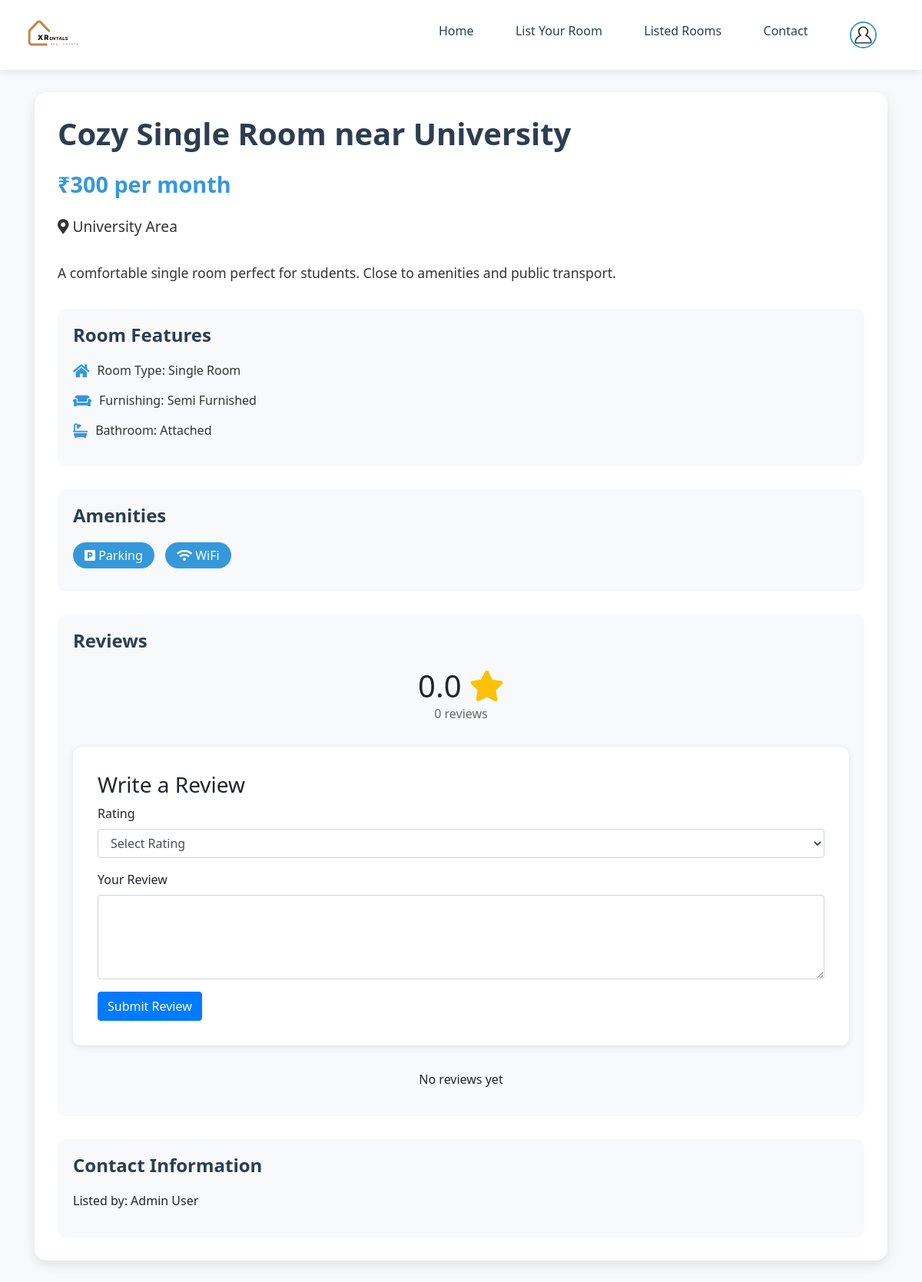
/room_details.php?id=1 (signed in), run on the app's committed database.
### tables this page shows
CREATE TABLE rooms (
    id INT PRIMARY KEY AUTO_INCREMENT,
    user_id INT NOT NULL,
    title VARCHAR(255) NOT NULL,
    description TEXT NOT NULL,
    price DECIMAL(10,2) NOT NULL,
    location VARCHAR(255) NOT NULL,
    room_type ENUM('Single Room', 'Double Room', 'Triple Room', '1BHK', '2BHK', '3BHK') NOT NULL,
    furnishing ENUM('Fully Furnished', 'Semi Furnished', 'Unfurnished') NOT NULL,
    bathroom_type ENUM('Attached', 'Common') NOT NULL,
    parking BOOLEAN DEFAULT FALSE,
    wifi BOOLEAN DEFAULT FALSE,
    air_conditioning BOOLEAN DEFAULT FALSE,
    balcony BOOLEAN DEFAULT FALSE,
    water_supply BOOLEAN DEFAULT FALSE,
    image_path VARCHAR(255),
    contact_phone VARCHAR(20),
    contact_email VARCHAR(100),
    contact_whatsapp VARCHAR(20),
    status ENUM('Available', 'Rented', 'Pending', 'Inactive') DEFAULT 'Available',
    created_at TIMESTAMP DEFAULT CURRENT_TIMESTAMP,
    updated_at TIMESTAMP DEFAULT CURRENT_TIMESTAMP ON UPDATE CURRENT_TIMESTAMP,
    FOREIGN KEY (user_id) REFERENCES users(id) ON DELETE CASCADE
);

CREATE TABLE users (
    id INT PRIMARY KEY AUTO_INCREMENT,
    username VARCHAR(50) NOT NULL UNIQUE,
    password VARCHAR(255) NOT NULL,
    email VARCHAR(100) NOT NULL UNIQUE,
    full_name VARCHAR(100),
    phone_number VARCHAR(20),
    profile_image VARCHAR(255),
    reset_token VARCHAR(255),
    reset_token_expires DATETIME,
    created_at TIMESTAMP DEFAULT CURRENT_TIMESTAMP,
    updated_at TIMESTAMP DEFAULT CURRENT_TIMESTAMP ON UPDATE CURRENT_TIMESTAMP
);

### room_details.php (the view, shortened to what this page needs)
<?php
require_once "config/database.php";
$room_id = $_GET["id"];
$room = null;
$error = "";
$sql = "SELECT r.*, u.username, u.full_name FROM rooms r
        LEFT JOIN users u ON r.user_id = u.id
        WHERE r.id = ?";
if($stmt = mysqli_prepare($conn, $sql)) {
    mysqli_stmt_bind_param($stmt, "i", $room_id);
    if(mysqli_stmt_execute($stmt)) {
        $result = mysqli_stmt_get_result($stmt);
        if(mysqli_num_rows($result) == 1) {
            $room = mysqli_fetch_assoc($result);
        } else {
            $error = "Room not found.";
        }
    } else {
        $error = "Something went wrong. Please try again later.";
    }
}
?>
<!DOCTYPE html>
<html lang="en">
<head>
    <link rel="stylesheet" href="https://stackpath.bootstrapcdn.com/bootstrap/4.5.2/css/bootstrap.min.css">
    <link rel="stylesheet" href="https://cdnjs.cloudflare.com/ajax/libs/font-awesome/5.15.4/css/all.min.css">
</head>
<body>
    <nav class="navbar navbar-expand-lg navbar-light">
        <a class="navbar-brand" href="index.php">
            <img src="logo/logo.png" alt="XRentals Logo">
        </a>
        <div class="collapse navbar-collapse" id="navbarNav">
            <ul class="navbar-nav ml-auto">
                <li class="nav-item">
                    <a class="nav-link" href="index.php">Home</a>
                </li>
                <li class="nav-item">
                    <a class="nav-link" href="list_your_room.php">List Your Room</a>
                </li>
                <li class="nav-item">
                    <a class="nav-link" href="rooms.php">Listed Rooms</a>
                </li>
                <li class="nav-item">
                    <a class="nav-link" href="contactUs.php">Contact</a>
                </li>
                <?php if(isset($_SESSION['loggedin']) && $_SESSION['loggedin'] === true): ?>
                    <li class="nav-item">
                        <a class="nav-link" href="profile.php">
                            <img src="<?php echo isset($_SESSION['profile_image']) ? 'uploads/profile_images/' . $_SESSION['profile_image'] : 'uploads/profile_images/default.png'; ?>"
                                 alt="Profile"
                                 style="width: 35px; height: 35px; border-radius: 50%; object-fit: cover; border: 2px solid var(--accent-color);">
                        </a>
                    </li>
                <?php else: ?>
                    <li class="nav-item">
                        <a class="nav-link btn btn-primary text-white px-4" href="login.php">Login</a>
                    </li>
                <?php endif; ?>
            </ul>
        </div>
    </nav>
    <div class="container">
        <?php if(!empty($error)): ?>
            <div class="error-message animate-fade">
                <?php echo $error; ?>
            </div>
        <?php elseif($room): ?>
            <div class="room-details-container">
                <h1 class="room-title animate-fade-up"><?php echo htmlspecialchars($room["title"]); ?></h1>
                <div class="room-price animate-fade-up delay-1">₹<?php echo number_format($room["price"]); ?> per month</div>
                <div class="room-location animate-fade-up delay-1">
                    <i class="fas fa-map-marker-alt"></i>
                    <?php echo htmlspecialchars($room["location"]); ?>
                </div>
                <div class="room-description animate-fade-up delay-2">
                    <?php echo nl2br(htmlspecialchars($room["description"])); ?>
                </div>
                <div class="features-section animate-fade-up delay-2">
                    <h2 class="section-title">Room Features</h2>
                    <div class="feature-item animate-fade delay-3">
                        <i class="fas fa-home"></i>
                        <span>Room Type: <?php echo htmlspecialchars($room["room_type"]); ?></span>
                    </div>
                    <div class="feature-item animate-fade delay-3">
                        <i class="fas fa-couch"></i>
                        <span>Furnishing: <?php echo htmlspecialchars($room["furnishing"]); ?></span>
                    </div>
                    <div class="feature-item animate-fade delay-3">
                        <i class="fas fa-bath"></i>
                        <span>Bathroom: <?php echo htmlspecialchars($room["bathroom_type"]); ?></span>
                    </div>
                </div>
                <div class="features-section animate-fade-up delay-3">
                    <h2 class="section-title">Amenities</h2>
                    <?php if($room["parking"]): ?>
                        <span class="amenity-badge animate-fade delay-4"><i class="fas fa-parking"></i> Parking</span>
                    <?php endif; ?>
                    <?php if($room["wifi"]): ?>
                        <span class="amenity-badge animate-fade delay-4"><i class="fas fa-wifi"></i> WiFi</span>
                    <?php endif; ?>
                </div>
                <div class="features-section animate-fade-up delay-3">
                    <h2 class="section-title">Reviews</h2>
                    <?php
                    $avg_rating_sql = "SELECT AVG(rating) as avg_rating, COUNT(*) as total_reviews FROM room_reviews WHERE room_id = ?";
                    if($stmt = mysqli_prepare($conn, $avg_rating_sql)) {
                        mysqli_stmt_bind_param($stmt, "i", $room_id);
                        mysqli_stmt_execute($stmt);
                        $avg_result = mysqli_stmt_get_result($stmt);
                        $rating_data = mysqli_fetch_assoc($avg_result);
                        $avg_rating = round($rating_data['avg_rating'], 1);
                        $total_reviews = $rating_data['total_reviews'];
                    }
                    ?>
                    <div class="rating-summary animate-fade delay-4">
                        <div class="average-rating">
                            <h3><?php echo $avg_rating ? $avg_rating : '0.0'; ?> <i class="fas fa-star text-warning"></i></h3>
                            <p><?php echo $total_reviews; ?> reviews</p>
                        </div>
                    </div>
                    <?php if(isset($_SESSION["loggedin"]) && $_SESSION["loggedin"] === true): ?>
                        <?php
                        $has_reviewed = false;
                        $check_review_sql = "SELECT id FROM room_reviews WHERE room_id = ? AND user_id = ?";
                        if($stmt = mysqli_prepare($conn, $check_review_sql)) {
                            mysqli_stmt_bind_param($stmt, "ii", $room_id, $_SESSION["id"]);
                            mysqli_stmt_execute($stmt);
                            mysqli_stmt_store_result($stmt);
                            $has_reviewed = mysqli_stmt_num_rows($stmt) > 0;
                        }
                        ?>
                        <?php if(!$has_reviewed): ?>
                            <div class="review-form animate-fade delay-4">
                                <h3>Write a Review</h3>
                                <form action="submit_review.php" method="POST">
                                    <div class="form-group">
                                        <label for="rating">Rating</label>
                                        <select class="form-control" name="rating" required>
                                            <option value="">Select Rating</option>
                                        </select>
                                    </div>
                                    <div class="form-group">
                                        <label for="review">Your Review</label>
                                        <textarea class="form-control" name="review" rows="4" required></textarea>
                                    </div>
                                    <button type="submit" class="btn btn-primary">Submit Review</button>
                                </form>
                            </div>
                        <?php else: ?>
                            <div class="alert alert-info text-center">
                                <i class="fas fa-check-circle"></i> You have already submitted a review for this room.
                            </div>
                        <?php endif; ?>
                    <?php else: ?>
                        <p class="text-center"><a href="login.php">Login</a> to write a review</p>
                    <?php endif; ?>
                    <div class="reviews-list animate-fade delay-5">
                        <?php
                        $reviews_sql = "SELECT r.*, u.username, u.full_name
                                      FROM room_reviews r
                                      JOIN users u ON r.user_id = u.id
                                      WHERE r.room_id = ?
                                      ORDER BY r.created_at DESC";
                        if($stmt = mysqli_prepare($conn, $reviews_sql)) {
                            mysqli_stmt_bind_param($stmt, "i", $room_id);
                            mysqli_stmt_execute($stmt);
                            $reviews_result = mysqli_stmt_get_result($stmt);
                                ?>
                                <?php
                            if(mysqli_num_rows($reviews_result) == 0) {
                                echo '<p class="text-center">No reviews yet</p>';
                            }
                        }
                        ?>
                    </div>
                </div>
                <div class="contact-section animate-fade-up delay-4">
                    <h2 class="section-title">Contact Information</h2>
                    <p>Listed by: <?php echo htmlspecialchars($room["full_name"] ?? $room["username"]); ?></p>
                </div>
            </div>
        <?php endif; ?>
    </div>
</body>
</html>

### room_details.php (style rules this page uses)
.animate-fade-up { animation: fadeInUp 0.6s ease-out forwards; opacity: 0; }
.animate-fade { animation: fadeIn 0.6s ease-out forwards; opacity: 0; }
.delay-1 { animation-delay: 0.1s; }
.delay-2 { animation-delay: 0.2s; }
.delay-3 { animation-delay: 0.3s; }
.delay-4 { animation-delay: 0.4s; }
:root { --primary-color: #2c3e50; --secondary-color: #e74c3c; --accent-color: #3498db; --text-color: #333; --light-gray: #f8f9fa; }
body { background-color: var(--light-gray); font-family: 'Segoe UI', Tahoma, Geneva, Verdana, sans-serif; }
.navbar { background-color: white; box-shadow: 0 2px 10px rgba(0,0,0,0.1); padding: 0.8rem 2rem; min-height: 75px; position: fixed; top: 0; left: 0; right: 0; z-index: 1000; }
.navbar-brand { display: flex; align-items: center; }
.navbar-brand img { height: 55px; width: auto; margin-right: 1rem; }
.nav-link { color: var(--primary-color) !important; font-weight: 500; margin: 0 1.2rem; position: relative; transition: color 0.3s ease; font-size: 1rem; padding: 0.5rem 1rem; }
.nav-link::after { content: ''; position: absolute; width: 0; height: 2px; bottom: 0; left: 50%; background-color: var(--accent-color); transition: all 0.3s ease; transform: translateX(-50%); }
.room-details-container { max-width: 1200px; margin: 120px auto 50px; padding: 30px; background: white; border-radius: 15px; box-shadow: 0 5px 15px rgba(0,0,0,0.1); }
.room-title { color: var(--primary-color); font-size: 2.5rem; font-weight: 600; margin-bottom: 20px; }
.room-price { font-size: 1.8rem; color: var(--accent-color); font-weight: 600; margin-bottom: 20px; }
.room-location { color: var(--text-color); font-size: 1.2rem; margin-bottom: 30px; }
.room-description { color: var(--text-color); font-size: 1.1rem; line-height: 1.8; margin-bottom: 30px; }
.features-section { background: var(--light-gray); padding: 20px; border-radius: 10px; margin-bottom: 30px; }
.feature-item { display: flex; align-items: center; margin-bottom: 15px; color: var(--text-color); }
.feature-item i { color: var(--accent-color); margin-right: 10px; font-size: 1.2rem; }
.contact-section { background: var(--light-gray); padding: 20px; border-radius: 10px; }
.section-title { color: var(--primary-color); font-size: 1.5rem; font-weight: 600; margin-bottom: 20px; }
.amenity-badge { background: var(--accent-color); color: white; padding: 5px 15px; border-radius: 20px; margin-right: 10px; margin-bottom: 10px; display: inline-block; }
.rating-summary { text-align: center; margin-bottom: 2rem; }
.average-rating h3 { font-size: 2.5rem; margin: 0; }
.average-rating p { color: #666; margin: 0; }
.review-form { background: white; padding: 2rem; border-radius: 10px; box-shadow: 0 2px 10px rgba(0,0,0,0.1); margin-bottom: 2rem; }
.text-warning { color: #ffc107; }

### data on the page
rooms: title "Cozy Single Room near University", price "300", location "University Area", description "A comfortable single room perfect for students. Close to amenities and public transport.", room_type "Single Room", furnishing "Semi Furnished", bathroom_type "Attached", user.full_name "Admin User"

### other printed values
$total_reviews "0"
